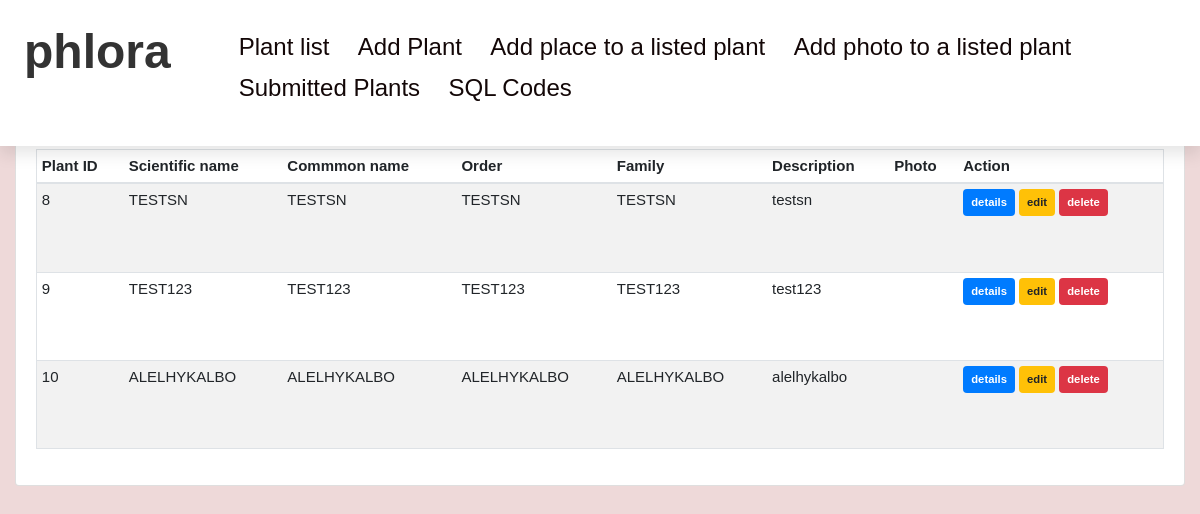
Screenshot of /recordssubmitted.php with the database file from the repository.
### tables this page shows
CREATE TABLE `geninfo_submitted` (
  `plant_id` int(11) NOT NULL,
  `scientific_name` varchar(45) NOT NULL,
  `common_name` varchar(45) NOT NULL,
  `p_order` varchar(45) NOT NULL,
  `family` varchar(45) NOT NULL,
  `pdescription` varchar(2500) NOT NULL,
  `photo_id` int(11) DEFAULT NULL
);

### recordssubmitted.php (the view, shortened to what this page needs)
<!DOCTYPE html>
<html>
    <head>
        <link rel="stylesheet" href="css/bootstrap.min.css">
        <link rel="stylesheet" href="css/jquery.dataTables.min.css" />
        <link rel="stylesheet" href="css/des2.css">
    </head>
<header>
    <a href="index.php" class="logo">phlora<span></span></a>
    <div class="navbar">
        <ul>
            <li><a href="records.php"> Plant list </a></li>
            <li><a href="Insertflora.php"> Add Plant </a></li>
            <li><a href="insertplace.php"> Add place to a listed plant </a></li>
            <li><a href="insertphoto.php"> Add photo to a listed plant </a></li>
            <li><a href="recordssubmitted.php"> Submitted Plants </a></li>
            <li><a href="mysqlcodes.php"> SQL Codes </a></li>
        </ul>
    </div>
</header>
<body>
<br><br><br><br><br>
<div class="table-form">
    <div class="container-fluid mt-2">
        <div class="card">
            <div class="card-body">
                <table id="myDataTable" class="table table-striped table-sm border" cellspacing="0"
                    width="100%" height="300px" style="font-size:15px">
                    <thead>
                        <tr>
                            <th>Plant ID</th>
                            <th>Scientific name</th>
                            <th>Commmon name</th>
                            <th>Order</th>
                            <th>Family</th>
                            <th>Description</th>
                            <th>Photo</th>
                            <th>Action</th>
                        </tr>
                    </thead>
                <tbody>
                    <?php
                        include "dbconn.php";
                        $query = "SELECT * FROM geninfo_submitted g LEFT JOIN pictures p ON g.photo_id=p.photo_id";
                        $result = mysqli_query($conn, $query);
                        while ($row = mysqli_fetch_array($result)) {
                        ?>
                        <tr>
                            <td><?php echo strtoupper ($row['plant_id']);?></td>
                            <td><?php echo strtoupper ($row['scientific_name']);?></td>
                            <td><?php echo strtoupper ($row['common_name']);?></td>
                            <td><?php echo strtoupper ($row['p_order']);?></td>
                            <td><?php echo strtoupper ($row['family']);?></td>
                            <td><?php echo strtolower ($row['pdescription']);?></td>
                            <td><a href="<?php echo strtolower ($row['photo']);?>"><?php echo strtolower ($row['photo']);?></a></td>
                            <td>
                                  <a href="" class="badge badge-primary p-2" data-toggle="modal" data-target="#details<?php echo $row['plant_id']; ?>">details</a>
                                  <a href="" class="badge badge-warning p-2 " data-toggle="modal" data-placement="top" title="edit" data-target="#edit<?php echo $row['plant_id']; ?>">edit</a>
                                  <a href="" class="badge badge-danger p-2" data-toggle="modal" data-placement="top" title="delete" data-target="#delete<?php echo $row['plant_id']; ?>">delete</a>
                              </td>
                        </tr>
                                <?php
                                    echo "<html>";
                                    echo "<body>";
                                    echo "</body>";
                                    echo "</html>";
                                ?>
<?php } ?>
            </tbody>
    </table>
</body>
<link rel="stylesheet" type="text/css" href="css/datatables.min.css"/>
</html>

### css/des2.css (style rules this page uses)
header { position: fixed; top:0; left:0; right:0; background:#fff; padding:1rem 2%; display: flex; justify-content: space-between; z-index: 300; box-shadow: 0 .5rem 1rem rgba(0,0,0,.1); }
header .logo { font-size: 3rem; color:#333; font-weight: bolder; }
body { margin: 0; padding: 0; font-family: Verdana, Geneva, Tahoma, sans-serif; background-color: #eed9d9; }
.navbar { display: flex; height: 3 rem; background-color: #ffffff; align-items: center; }
.navbar ul li { display: inline-block; font-size: 1.5rem; padding-inline: 12px; margin-top: 5px; }
.navbar ul li a { color: rgb(19, 7, 7); align-items: center; }
.table-form { font-size: 10px; }

### rows the page displays
geninfo_submitted: plant_id "8", scientific_name "TESTSN", common_name "TESTSN", p_order "TESTSN", family "TESTSN", pdescription "testsn"
geninfo_submitted: plant_id "9", scientific_name "TEST123", common_name "TEST123", p_order "TEST123", family "TEST123", pdescription "test123"
geninfo_submitted: plant_id "10", scientific_name "ALELHYKALBO", common_name "ALELHYKALBO", p_order "ALELHYKALBO", family "ALELHYKALBO", pdescription "alelhykalbo"
